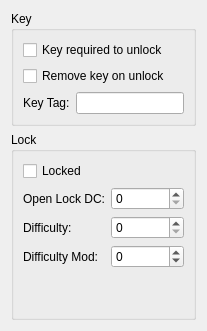
      <widget class="QWidget" name="tab">
       <attribute name="title">
        <string>Lock</string>
       </attribute>
       <layout class="QVBoxLayout" name="verticalLayout_5">
        <item>
         <widget class="QGroupBox" name="groupBox_3">
          <property name="title">
           <string>Key</string>
          </property>
          <layout class="QVBoxLayout" name="verticalLayout_4">
           <item>
            <widget class="QCheckBox" name="needKeyCheckbox">
             <property name="toolTip">
              <string>Key Required (GFF: KeyRequired). BYTE 0/1. When set, the door is locked until
               the player uses an item whose tag matches Key Tag. Engine reads via ReadFieldBYTE in
               LoadDoor. Modders: enable and set Key Tag to the tag of the key item (e.g. a UTI in
               the module).</string>
             </property>
             <property name="text">
              <string>Key required to unlock</string>
             </property>
            </widget>
           </item>
           <item>
            <widget class="QCheckBox" name="removeKeyCheckbox">
             <property name="toolTip">
              <string>Remove Key on Unlock (GFF: AutoRemoveKey). BYTE 0/1. When set, the key item is
               consumed (removed from inventory) when used to unlock the door. Engine reads via
               ReadFieldBYTE in LoadDoor. Modders: enable for one-use keys; disable if the key
               should remain in inventory.</string>
             </property>
             <property name="text">
              <string>Remove key on unlock</string>
             </property>
            </widget>
           </item>
           <item>
            <layout class="QHBoxLayout" name="horizontalLayout">
             <item>
              <widget class="QLabel" name="label_4">
               <property name="text">
                <string>Key Tag:</string>
               </property>
              </widget>
             </item>
             <item>
              <widget class="QLineEdit" name="keyEdit">
               <property name="toolTip">
                <string>Key Tag (GFF: KeyName). CExoString. Tag of the key item required to unlock
                 the door when Key Required is set. The player must have an item in inventory whose
                 tag matches this string. Engine reads via ReadFieldCExoString in LoadDoor. Modders:
                 use the same tag as the key UTI's Tag field.</string>
               </property>
              </widget>
             </item>
            </layout>
           </item>
          </layout>
         </widget>
        </item>
        <item>
         <widget class="QGroupBox" name="groupBox_2">
          <property name="title">
           <string>Lock</string>
          </property>
          <layout class="QVBoxLayout" name="verticalLayout_3">
           <item>
            <layout class="QVBoxLayout" name="verticalLayout_2">
             <item>
              <widget class="QCheckBox" name="lockedCheckbox">
               <property name="toolTip">
                <string>Locked (GFF: Locked). BYTE 0/1. When set, the door starts locked; the player
                 must use a matching key or pick the lock (Open Lock DC) to open it. Modders: enable
                 for doors that should start locked; combine with Key Required and Key Tag for
                 key-only doors.</string>
               </property>
               <property name="text">
                <string>Locked</string>
               </property>
              </widget>
             </item>
            </layout>
           </item>
           <item>
            <layout class="QFormLayout" name="formLayout">
             <item row="0" column="0">
              <widget class="QLabel" name="label_2">
               <property name="text">
                <string>Open Lock DC:</string>
               </property>
              </widget>
             </item>
             <item row="1" column="0">
              <widget class="QLabel" name="difficultyLabel">
               <property name="text">
                <string>Difficulty:</string>
               </property>
              </widget>
             </item>
             <item row="2" column="0">
              <widget class="QLabel" name="difficultyModLabel">
               <property name="text">
                <string>Difficulty Mod:</string>
               </property>
              </widget>
             </item>
             <item row="0" column="1">
              <widget class="QSpinBox" name="openLockSpin">
               <property name="toolTip">
                <string>Open Lock DC (GFF: OpenLockDC). BYTE. Difficulty class to pick the lock
                 (Security check). Engine reads via ReadFieldBYTE in LoadDoor. Modders: valid range
                 0–255; typical 5–25. Use 0 for unlocked or non-lockable doors. Key Required
                 overrides this when the key is used.</string>
               </property>
               <property name="minimum">
                <number>0</number>
               </property>
               <property name="maximum">
                <number>255</number>
               </property>
              </widget>
             </item>
             <item row="1" column="1">
              <widget class="QSpinBox" name="difficultySpin">
               <property name="toolTip">
                <string>Difficulty (GFF: OpenLockDiff). KotOR 2 only. Additional difficulty value
                 for lock picking. Modders: valid range 0–255; only used in TSL. Leave 0 if
                 targeting K1.</string>
               </property>
               <property name="minimum">
                <number>0</number>
               </property>
               <property name="maximum">
                <number>255</number>
               </property>
              </widget>
             </item>
             <item row="2" column="1">
              <widget class="QSpinBox" name="difficultyModSpin">
               <property name="toolTip">
                <string>Difficulty Mod (GFF: OpenLockDiffMod). KotOR 2 only. INT8 (-128 to 127).
                 Modifier added to Open Lock DC when calculating lock pick difficulty; positive
                 values make the lock harder, negative values make it easier. Engine reads via
                 ReadField in TSL LoadDoor. Modders: use 0 for default; positive for tougher locks,
                 negative to soften difficulty. Leave 0 if targeting K1.</string>
               </property>
               <property name="minimum">
                <number>-128</number>
               </property>
               <property name="maximum">
                <number>127</number>
               </property>
              </widget>
             </item>
            </layout>
           </item>
           <item>
            <spacer name="verticalSpacer">
             <property name="orientation">
              <enum>Qt::Vertical</enum>
             </property>
             <property name="sizeHint" stdset="0">
              <size>
               <width>20</width>
               <height>40</height>
              </size>
             </property>
            </spacer>
           </item>
          </layout>
         </widget>
        </item>
       </layout>
      </widget>
